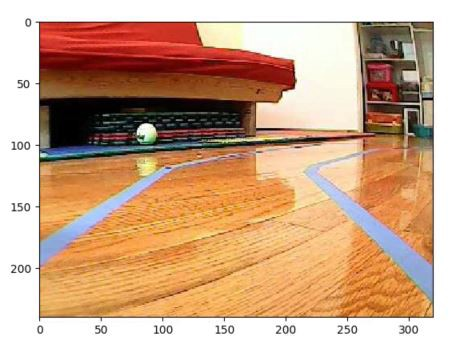
#> input picture OPEN_CV/line.jpeg, 450 x 345 px, found by its file name
$ python Test.py
#> lines starting #> are read from the running program, lines starting #| are printed output that depends on the picture; after the words box and inside, x2 and y2 are one past the last pixel; in counts of white or black regions, pixels touching at a corner belong together
import numpy as np
import cv2
import matplotlib.pyplot as plt

#import piture
frame = cv2.imread('F:/FH_Kiel/Projekt/Autonomous_Car/OPEN_CV/line.jpeg')
#> frame is the input picture: shape (345, 450, 3); mean B, G, R 132.5, 163, 202.7
hsv = cv2.cvtColor(frame, cv2.COLOR_BGR2HSV)
#> hsv: shape (345, 450, 3); mean H, S, V 23.5, 104.5, 205.3


#define white range
lower_blue = np.array([60,40,40])
upper_blue = np.array([150,255,255])

#mask erstellen
mask = cv2.inRange(hsv,lower_blue,upper_blue)
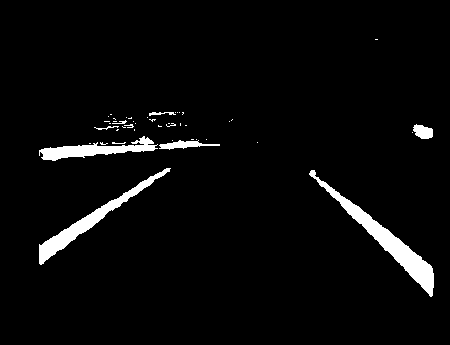
#> mask: shape (345, 450); 3.7% white; 45 white regions (36 under 20 px), largest, box (x1, y1, x2, y2) and area: (309, 170, 434, 297) 2228, (39, 168, 171, 265) 1601, (39, 136, 158, 161) 1166


#detection edges of lines
edges = cv2.Canny(mask, 200, 400)
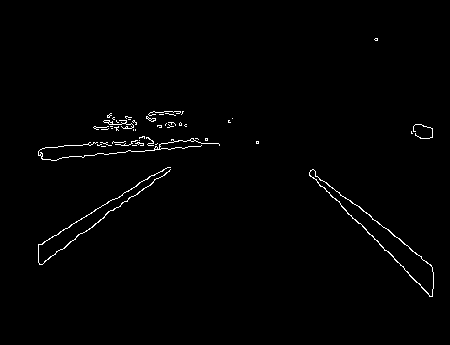
#> edges: shape (345, 450); 1.1% white in thin lines or dots, all inside (x1, y1, x2, y2) = (38, 38, 434, 297)

#cutting image
height,width = edges.shape
#> height = 345; width = 450
mask = np.zeros_like(edges) #Return an array of zeros with the same shape and type as a given array

polygon = np.array([[
	(0,height * 1/2),
	(width,height * 1/2),
	(width,height),
	(0,height),
	]],np.int32)

cv2.fillPoly(mask, pts = [polygon], color=(255,255,255))
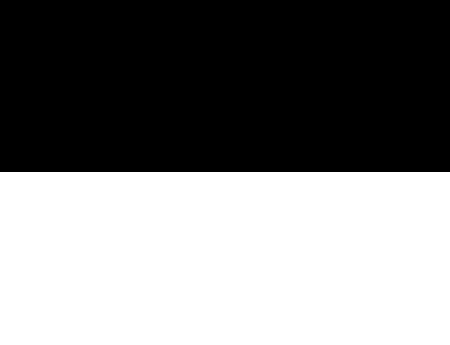
#> mask: shape (345, 450); 50.1% white; 1 black region, box (x1, y1, x2, y2) and area: (0, 0, 450, 172) 77400
cropped_edges = cv2.bitwise_and(edges, mask)
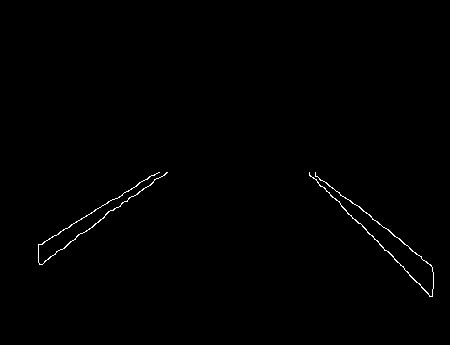
#> cropped_edges: shape (345, 450); 0.5% white in thin lines or dots, all inside (x1, y1, x2, y2) = (38, 172, 434, 297)


#drawing line
def display_lines(frame, line_segments):
	line_image = np.zeros_like(frame)
	if line_segments is not None:
		for line in line_segments:
			x1, y1, x2, y2 = line.reshape(4)
			cv2.line(line_image,(x1,y1),(x2,y2),(255,0,0),10)
	return line_image


#detect line segment
rho = 1  # distance precision in pixel, i.e. 1 pixel
angle = np.pi / 180  # angular precision in radian, i.e. 1 degree
min_threshold = 10  # minimal of votes
line_segments = cv2.HoughLinesP(cropped_edges, rho, angle, min_threshold, #output: only points
                                    np.array([]), minLineLength=8, maxLineGap=4)
#> line_segments = 31 rows, first 6: [341, 206, 393, 256], [40, 264, 75, 239], [402, 242, 432, 267], [60, 231, 115, 198], [362, 210, 380, 224], [416, 281, 429, 296]

line_image = display_lines(frame,line_segments)
#> the loop in display_lines, `for line in line_segments:` made 31 passes
#> (x1, y1, x2, y2) on passes 1 to 12: (341, 206, 393, 256), (40, 264, 75, 239), (402, 242, 432, 267), (60, 231, 115, 198), (362, 210, 380, 224), (416, 281, 429, 296), (340, 195, 370, 215), (105, 214, 131, 196), (309, 174, 329, 192), (133, 196, 153, 182), (393, 235, 403, 242), (114, 199, 156, 173)
#> after the loop in display_lines, `for line in line_segments:`:
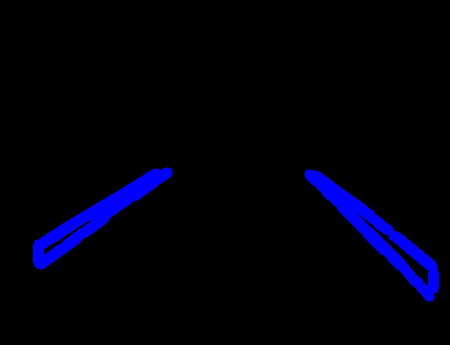
#> line_image: shape (345, 450, 3); mean of channels 0, 1, 2 11.5, 0, 0; drawn as B, G, R


cv2.imshow("Lane Lines", edges)
cv2.waitKey(0)

$ run again, with OPEN_CV/08_12_02_pic.PNG saved as OPEN_CV/line.jpeg
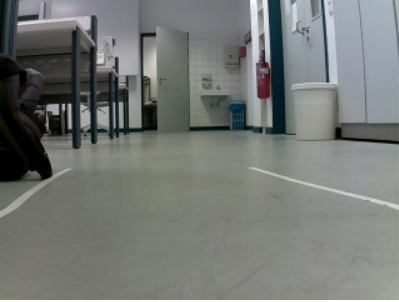
#> input picture OPEN_CV/08_12_02_pic.PNG, 399 x 302 px, found by its file name
#> frame is the input picture: shape (302, 399, 3); mean B, G, R 117.6, 120.5, 117.3
#> hsv: shape (302, 399, 3); mean H, S, V 61.1, 24.7, 122.5
#> `mask = cv2.inRange(hsv,lower_blue,upper_blue)`:
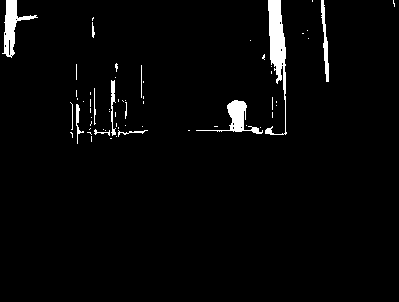
#> mask: shape (302, 399); 2.8% white; 63 white regions (50 under 20 px), largest, box (x1, y1, x2, y2) and area: (265, 0, 287, 135) 1189, (2, 0, 38, 58) 659, (196, 100, 263, 134) 567
#> edges: shape (302, 399); 1.6% white in thin lines or dots, all inside (x1, y1, x2, y2) = (1, 0, 396, 144)
#> `cv2.fillPoly(mask, pts = [polygon], color=(255,255,255))`:
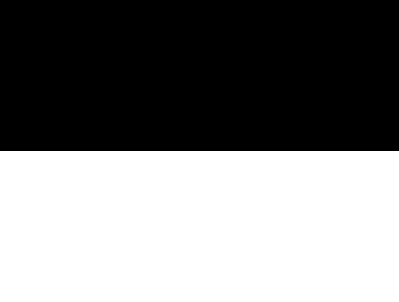
#> mask: shape (302, 399); 50% white; 1 white region, box (x1, y1, x2, y2) and area: (0, 151, 399, 302) 60249
#> cropped_edges: shape (302, 399); every value is 0
#> line_segments = None
#> line_image: shape (302, 399, 3); every value is 0
